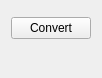
<?xml version="1.0" encoding="UTF-8"?>
<ui version="4.0">
 <class>QmitkSurfaceToImageWidgetControls</class>
 <widget class="QWidget" name="QmitkSurfaceToImageWidgetControls">
  <property name="geometry">
   <rect>
    <x>0</x>
    <y>0</y>
    <width>94</width>
    <height>78</height>
   </rect>
  </property>
  <layout class="QVBoxLayout" name="verticalLayout">
   <item>
    <widget class="QmitkDataSelectionWidget" name="dataSelectionWidget" native="true"/>
   </item>
   <item>
    <widget class="QPushButton" name="btnSurface2Image">
     <property name="text">
      <string>Convert</string>
     </property>
    </widget>
   </item>
   <item>
    <spacer name="verticalSpacer">
     <property name="orientation">
      <enum>Qt::Vertical</enum>
     </property>
     <property name="sizeHint" stdset="0">
      <size>
       <width>20</width>
       <height>273</height>
      </size>
     </property>
    </spacer>
   </item>
  </layout>
 </widget>
 <customwidgets>
  <customwidget>
   <class>QmitkDataSelectionWidget</class>
   <extends>QWidget</extends>
   <header>QmitkDataSelectionWidget.h</header>
  </customwidget>
 </customwidgets>
 <resources/>
 <connections/>
</ui>
